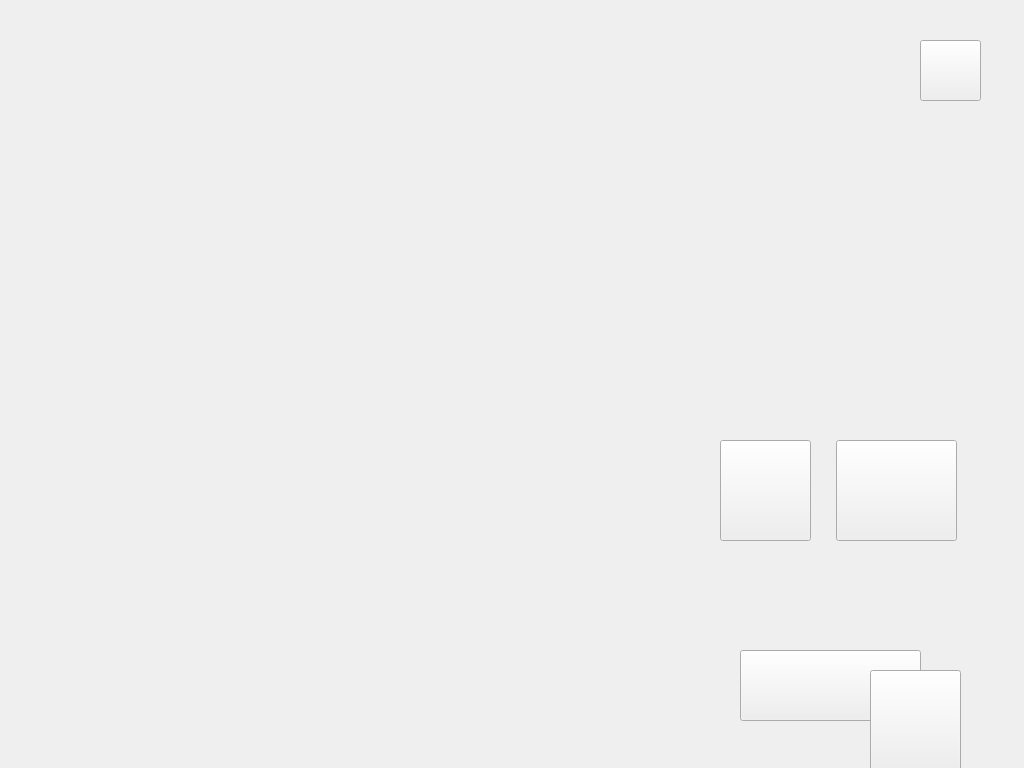
<?xml version="1.0" encoding="UTF-8"?>
<ui version="4.0">
 <class>HeartRateScreen</class>
 <widget class="QWidget" name="HeartRateScreen">
  <property name="geometry">
   <rect>
    <x>0</x>
    <y>0</y>
    <width>1024</width>
    <height>768</height>
   </rect>
  </property>
  <property name="windowTitle">
   <string>Heart</string>
  </property>
  <property name="styleSheet">
   <string notr="true">QWidget[objectName|=&quot;invisibleButton&quot;]{border: none; }</string>
  </property>
  <widget class="QLabel" name="backgroundLabel">
   <property name="geometry">
    <rect>
     <x>0</x>
     <y>0</y>
     <width>1024</width>
     <height>768</height>
    </rect>
   </property>
   <property name="styleSheet">
    <string notr="true"/>
   </property>
   <property name="text">
    <string/>
   </property>
   <property name="pixmap">
    <pixmap resource="images.qrc">:/images/images/Heart-Rate-Control---(Fixed).png</pixmap>
   </property>
  </widget>
  <widget class="QPushButton" name="invisibleButton_3">
   <property name="geometry">
    <rect>
     <x>720</x>
     <y>440</y>
     <width>91</width>
     <height>101</height>
    </rect>
   </property>
   <property name="text">
    <string/>
   </property>
  </widget>
  <widget class="QPushButton" name="invisibleButton_4">
   <property name="geometry">
    <rect>
     <x>836</x>
     <y>440</y>
     <width>121</width>
     <height>101</height>
    </rect>
   </property>
   <property name="text">
    <string/>
   </property>
  </widget>
  <widget class="QPushButton" name="invisibleButton_5">
   <property name="geometry">
    <rect>
     <x>920</x>
     <y>40</y>
     <width>61</width>
     <height>61</height>
    </rect>
   </property>
   <property name="text">
    <string/>
   </property>
  </widget>
  <widget class="QPushButton" name="invisibleButton_6">
   <property name="geometry">
    <rect>
     <x>740</x>
     <y>650</y>
     <width>181</width>
     <height>71</height>
    </rect>
   </property>
   <property name="text">
    <string/>
   </property>
  </widget>
  <widget class="QPushButton" name="invisibleButton_7">
   <property name="geometry">
    <rect>
     <x>870</x>
     <y>670</y>
     <width>91</width>
     <height>101</height>
    </rect>
   </property>
   <property name="text">
    <string/>
   </property>
  </widget>
 </widget>
 <resources>
  <include location="images.qrc"/>
 </resources>
 <connections/>
</ui>
